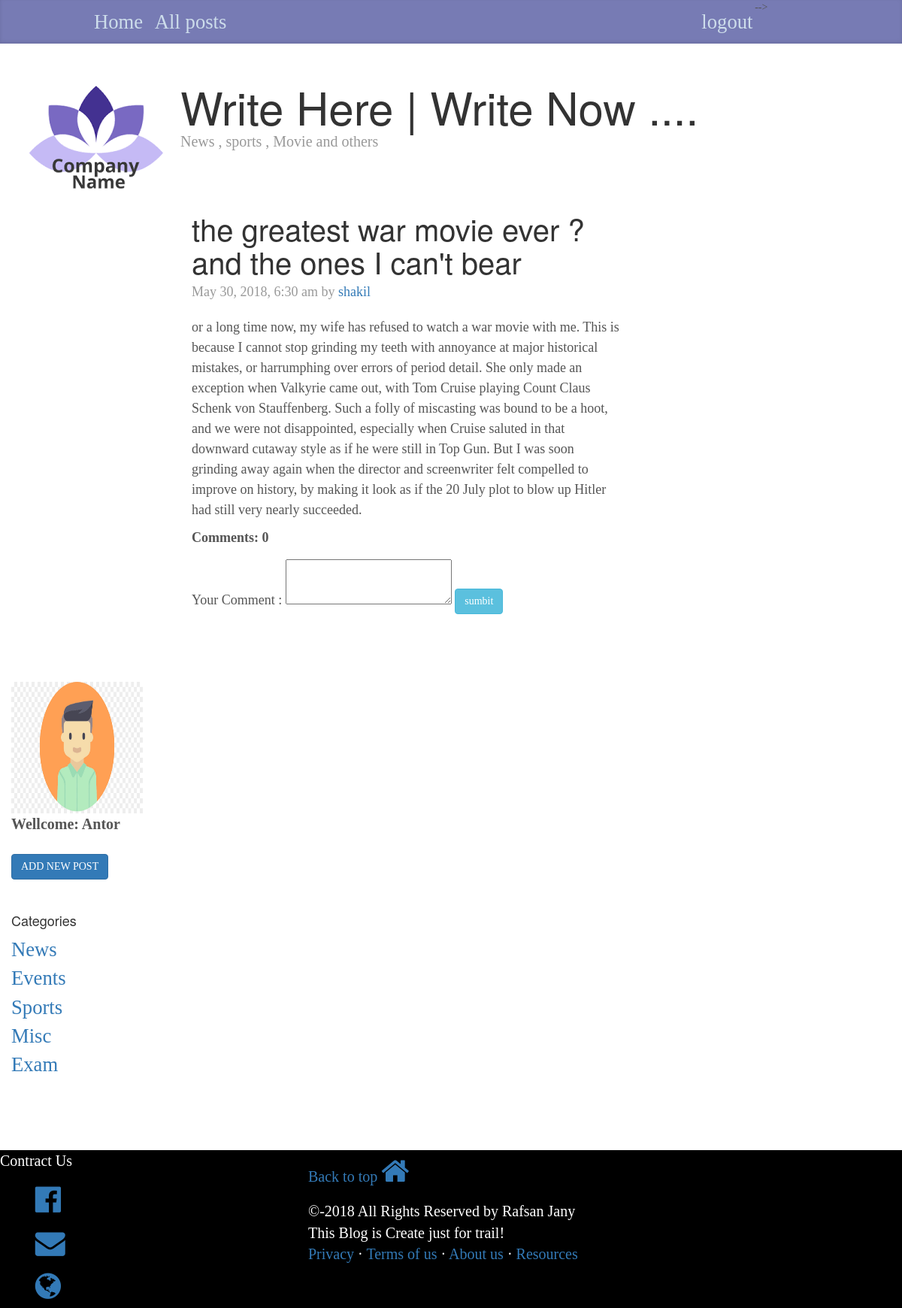
/post.php?id=2 (signed in), run on the app's committed database.
### tables this page shows
CREATE TABLE `posts` (
  `id` int(11) NOT NULL,
  `category` int(11) NOT NULL,
  `title` varchar(255) NOT NULL,
  `body` text NOT NULL,
  `author` varchar(255) NOT NULL,
  `tags` varchar(255) NOT NULL,
  `date` timestamp NOT NULL DEFAULT CURRENT_TIMESTAMP
);

CREATE TABLE `user` (
  `id` int(11) NOT NULL,
  `name` varchar(255) NOT NULL,
  `username` varchar(255) NOT NULL,
  `image` text NOT NULL,
  `email` varchar(255) NOT NULL,
  `password` varchar(255) NOT NULL
);

CREATE TABLE `categories` (
  `id` int(11) NOT NULL,
  `name` varchar(255) NOT NULL
);

### lib/Database.php (called while the page is built, shortened)
<?php
	class Database{
		public $host = DB_HOST;
		public $username = DB_USER;
		public $password = DB_PASS;
		public $db_name = DB_NAME;
		public $link;
		private function connect(){
			$this->link = new mysqli($this->host,$this->username,$this->password,$this->db_name);
		}
		public function select($query){
			$result = $this->link->query($query) or die($this->link->error.__LINE__);
			if($result->num_rows > 0){
				return $result;
			}
			else{
				return false;
			}
		}
	}
?>

### helpers/format_helper.php (called while the page is built, shortened)
<?php
	function formatDate($date){
		return date('F j, Y, g:j a',strtotime($date));
	}
?>

### post.php (the view, shortened to what this page needs)
<?php include 'includes/header1.php'; ?>
<?php
  $db       = new Database();
  $userid   = $_SESSION['userid'];
  $query    = "SELECT username,image from user where id='".$userid."'";
  $user     = $db->select($query);
  $row      = $user->fetch_assoc();
  $img      = str_replace("../","",$row['image']);
  $username = $row['username'];
?>
<?php
	$id          = $_GET['id'];
  $db          = new Database();
  $query       = "SELECT * from posts where id =".$id;
  $post        = $db->select($query)->fetch_assoc();
  $query       = "SELECT * from categories";
  $categories  = $db->select($query);
?>
<div class="blog-post">
    <h2 class="blog-post-title"><?php echo $post['title'];?></h2>
    <p class="blog-post-meta"><?php echo formatDate($post['date']); ?> by <a href="#"><?php echo $post['author'];?></a></p>
     <p><?php echo $post['body'];?> </p>
     <label>Comments:
        <?php
          $row = 0;
          echo $row;
       ?>
        <br>
      </label>
        <div>
              <form action="post.php?id=1" method="post">
               Your Comment :
               <textarea name="cmnt"></textarea>
               <button class="btn btn-info">sumbit</button>
             </form>
        </div>
</div>
<?php include 'includes/footer1.php' ?>

### includes/footer1.php (shortened to what this page needs)
</div>
<div class="col-md-4 sidebar-module-inset">
          <div class="sidebar-module sidebar-module-inset">
            <div class="userinfo">
              <?php
                  echo "<img src='".$img."'  style='height: 175px; width: 175px;''>";
              ?>
              <label style="font-size: 15pt;">Wellcome:
                <?php
                  echo $username;
                ?>
              </label>
              <br><br>
              <a href="includes/addpost.php"><button class="btn btn-primary">ADD NEW POST</button></a>
            </div>
          </div>
          <div class="sidebar-module">
            <h4>Categories</h4>
            <?php if($categories): ?>
                 <ol class="list-unstyled">
                  <?php while($row=$categories->fetch_assoc()): ?>
                  <li><a href="posts.php?category=<?php echo $row['id']; ?>" class ="categoryItem"><?php echo $row['name']; ?></a></li>
                   <?php endwhile; ?>
                 </ol>
            <?php else: ?>
              <p>Their is no category added Yet!</p>
            <?php endif; ?>
          </div>
</div>
      </div>
    </div>
<footer class="row footer">
        <link rel="stylesheet" href="https://cdnjs.cloudflare.com/ajax/libs/font-awesome/4.7.0/css/font-awesome.min.css">
          <div class="col-md-4 leftfooter">
            <p class="contract">Contract Us</p>
            <div class="col-md-1"></div>
            <div class="col-md-7">
              <a href="#" style="font-size: 200%;"><i class="fa fa-facebook-official"></i></a><br>
                <a href="#" style="font-size: 200%;"><i class="fa fa-envelope"></i></a> <br>
                <a href="#" style="font-size: 200%;"><i class="fa fa-globe"></i>
            </div>
            <div class="col-md-4"></div>
          </div>
          <div class="col-md-7 middlefooter pull-left">
             <p><a class="contract" href="#" >Back to top <a class="active" href="#" style="font-size: 200%;"><i class="fa fa-home"></i></a>
             </a></p>
             <p class="contract">&copy;-2018  All Rights Reserved by Rafsan Jany<br>
              This Blog is Create just for trail!<br>
             <a href="#">Privacy</a> &middot;
             <a href="#">Terms of us</a> &middot;
             <a href="#">About us</a> &middot;
             <a href="#">Resources</a>
            </p>
          </div>
          <div class="col-md-2 rightfooter "></div>
 </footer>
  </body>
</html>

### css/custom.css (style rules this page uses)
body { font-family: Georgia, "Times New Roman", Times, serif; color: #555; }
h1, .h1, h2, .h2, h3, .h3, h4, .h4, h5, .h5, h6, .h6 { margin-top: 0; font-family: "Helvetica Neue", Helvetica, Arial, sans-serif; font-weight: normal; color: #333; }
.sidebar-module { padding: 15px; margin: 0 -15px 15px; }
.sidebar-module-inset { padding: 15px; border-radius: 4px; }
.sidebar-module-inset p:last-child, .sidebar-module-inset ul:last-child, .sidebar-module-inset ol:last-child { margin-bottom: 0; }
.userinfo { width: 70%; }
.categoryItem { font-size: 20pt; }
.blog-post { margin-bottom: 60px; }
.blog-post-title { margin-bottom: 5px; font-size: 40px; }
.blog-post-meta { margin-bottom: 20px; color: #999; }
.footer { background-color: black; color:white; position: relative; bottom: -50px; font-size: 15pt; font-family: big jhon; }

### data on the page
posts: title "the greatest war movie ever ? and the ones I can't bear", date "May 30, 2018, 6:30 am", author "shakil", body "or a long time now, my wife has refused to watch a war movie with me. This is because I cannot stop grinding my teeth with annoyance at major historical mistakes, or harrumphing over errors of period detail. She only made an exception when Valkyrie came out, with Tom Cruise playing Count Claus Schenk von Stauffenberg. Such a folly of miscasting was bound to be a hoot, and we were not disappointed, especially when Cruise saluted in that downward cutaway style as if he were still in Top Gun. But I was soon grinding away again when the director and screenwriter felt compelled to improve on history, by making it look as if the 20 July plot to blow up Hitler had still very nearly succeeded."
user: image (picture), username "Antor"
categories: name "News"
categories: name "Events"
categories: name "Sports"
categories: name "Misc"
categories: name "Exam"

### other printed values
$row "0"
